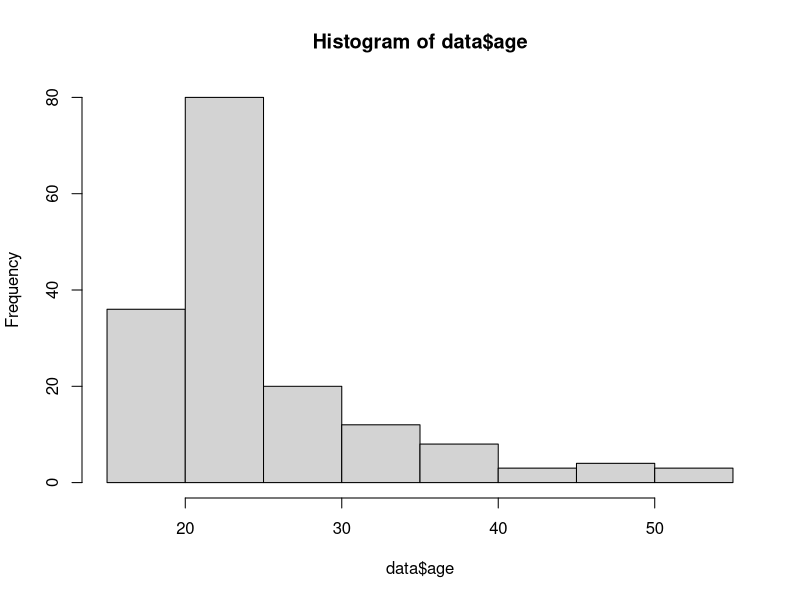
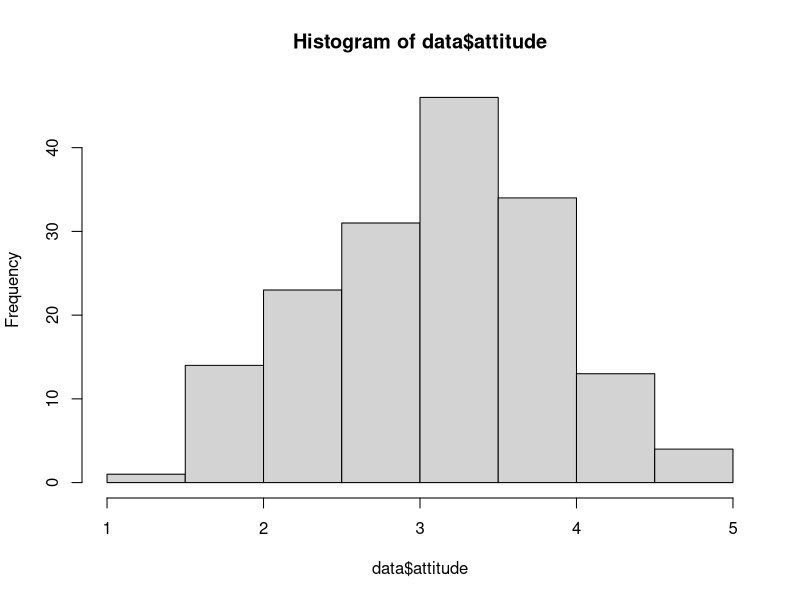
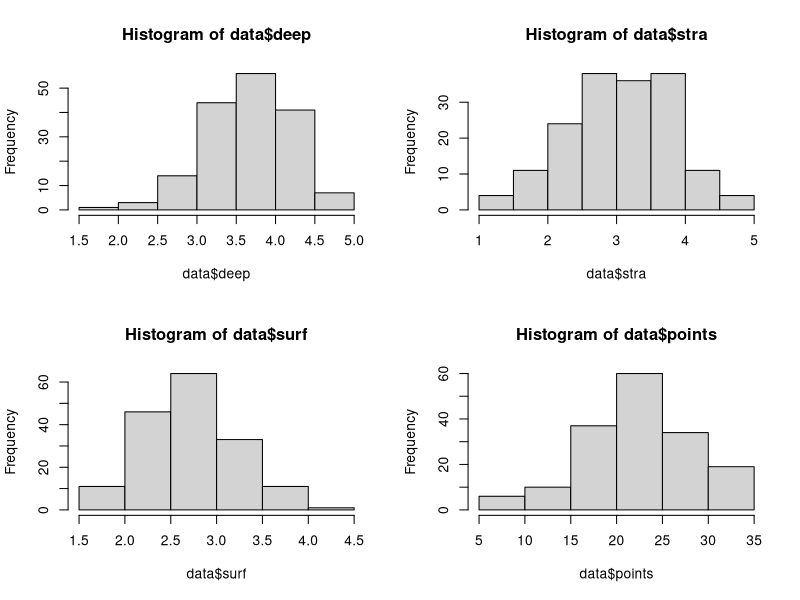

These charts were generated, in order, by the following R code: (Note: this script raises an error after producing the figures.)
## ---- chunk 1
date()
## ---- chunk 2
data <- read.csv("data/learning2014.csv")
dim(data)
str(data)
## ---- chunk 3
summary(data)
## ---- chunk 4
hist(data$age)
## ---- chunk 5
hist(data$attitude)
## ---- chunk 6
par(mfrow =c(2,2))
hist(data$deep)
hist(data$stra)
hist(data$surf)
## ---- chunk 7
hist(data$points)
## ---- chunk 8
pairs(data[-1], col=data$gender)
## ---- chunk 9
model <- lm(points ~ attitude+stra+surf, data = data)
summary(model)
## ---- chunk 10
model <- lm(points ~ attitude, data = data)
summary(model)
## ---- chunk 11
par(mfrow =c(2,2))
plot(model, which=c(1,2,5))
